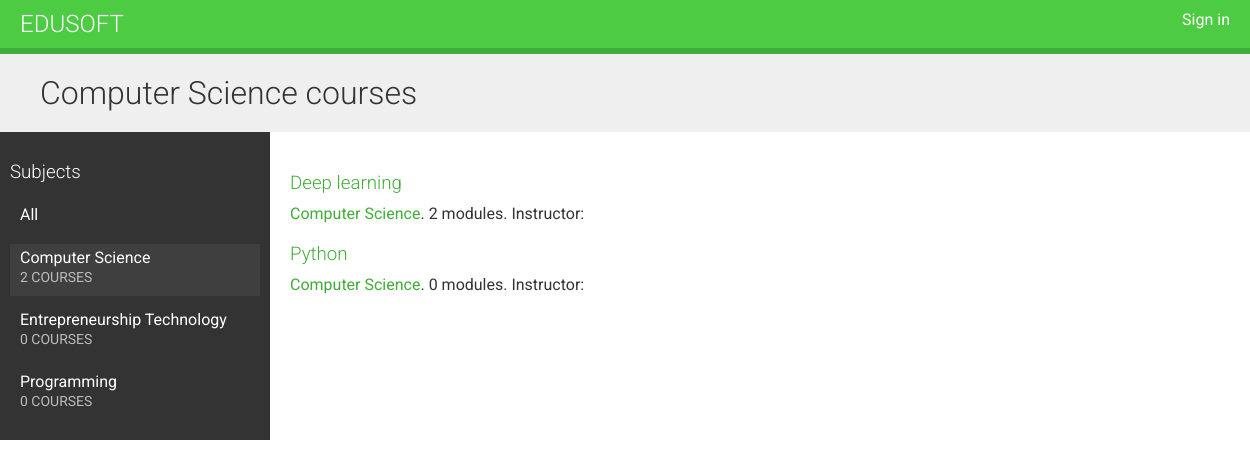
The page /course/subject/computer-science/ on the database its author committed.
### courses/models.py (models this page shows, shortened)
class Subject(models.Model):
	title=models.CharField(max_length=200)
	slug=models.SlugField(max_length=200,unique=True)
	class Meta:
		ordering=('title',)
	def __str__(self):
		return self.title

class Course(models.Model):
	owner=models.ForeignKey(User,related_name='courses_created')
	subject=models.ForeignKey(Subject,related_name='courses')
	title=models.CharField(max_length=200)
	slug=models.SlugField(max_length=200,unique=True)
	overview=models.TextField()
	created=models.DateTimeField(auto_now_add=True)
	class Meta:
		ordering=('-created',)

### courses/views.py (the view)
# urls.py: url(r'^subject/(?P<subject>[\w-]+)/$',views.CourseListView.as_view(),name='course_list_subject'),
class CourseListView(TemplateResponseMixin, View):
	model = Course
	template_name = 'courses/course/list.html'
	def get(self, request, subject=None):
		subjects = Subject.objects.annotate(total_courses=Count('courses'))
		courses = Course.objects.annotate(total_modules=Count('modules'))
		if subject:
			subject = get_object_or_404(Subject, slug=subject)
			courses = courses.filter(subject=subject)
		return self.render_to_response({'subjects': subjects,
										'subject': subject,
										'courses': courses})

### courses/templates/courses/course/list.html (shortened to what this page needs)
{% extends "base.html" %}
{% block content %}
    <h1>
        {% if subject %}
            {{ subject.title }} courses
        {% else %}
            All courses
        {% endif %}
    </h1>
    <div class="contents">
        <h3>Subjects</h3>
        <ul id="modules">
            <li {% if not subject %}class="selected"{% endif %}>
                <a href="{% url "course_list" %}">All</a>
            </li>
            {% for s in subjects %}
                <li {% if subject == s %}class="selected"{% endif %}>
                    <a href="{% url "course_list_subject" s.slug %}">
                        {{ s.title }}
                        <br><span>{{ s.total_courses }} courses</span>
                    </a>
                </li>
            {% endfor %}
        </ul>
    </div>
    <div class="module">
        {% for course in courses %}
            {% with subject=course.subject %}
                <h3><a href="{% url "course_detail" course.slug %}">{{ course.title }}</a></h3>
                <p>
                    <a href="{% url "course_list_subject" subject.slug %}">{{ subject }}</a>.
                    {{ course.total_modules }} modules.
                    Instructor: {{ course.owner.get_full_name }}
                </p>
            {% endwith %}
        {% endfor %}
    </div>
{% endblock %}

### courses/static/css/base.css (style rules this page uses)
body { margin:0; font-family:'Roboto', sans-serif; font-weight:400; color:#333; }
a { color:#3fad37; text-decoration:none; }
h1, h2, h3, h4, h5, h6 { font-family:'Roboto', sans-serif; font-weight:300; }
h1 { background:#efefef; width:100%; overflow:auto; padding:20px 0 20px 40px; margin:0; }
.module { overflow:auto; }
.module h3 { margin:30px 0 0; padding:0; width:100%; }
.module p { margin:10px 0 20px; width:100%; float:left; }
.contents { width:20%; padding:10px; float:left; background:#333; color: #fff; font-family:'Roboto', sans-serif; }
.contents ul { list-style:none; margin:0; padding:0; }
.contents ul li { margin:0 0 10px 0; padding:4px 10px 10px; overflow:auto; }
.contents ul li.selected { background:#3f3f3f; }
.contents ul span { text-transform:uppercase; color:#bbb; font-size:14px; }
.contents ul a { display:block; color:#fff; text-decoration:none; }
.module { padding:10px 20px; float:left; }

### rows shown on the page
Subject: title "Computer Science", total_courses "2"
Subject: title "Entrepreneurship Technology", total_courses "0"
Subject: title "Programming", total_courses "0"
Course: title "Deep learning", subject "Computer Science", total_modules "2"
Course: title "Python", subject "Computer Science", total_modules "0"
